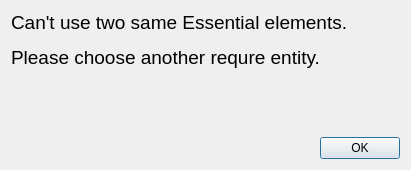
<?xml version="1.0" encoding="UTF-8"?>
<ui version="4.0">
 <class>Warning_same_value</class>
 <widget class="QDialog" name="Warning_same_value">
  <property name="geometry">
   <rect>
    <x>0</x>
    <y>0</y>
    <width>411</width>
    <height>170</height>
   </rect>
  </property>
  <property name="minimumSize">
   <size>
    <width>411</width>
    <height>170</height>
   </size>
  </property>
  <property name="maximumSize">
   <size>
    <width>411</width>
    <height>170</height>
   </size>
  </property>
  <property name="windowTitle">
   <string>Warning - Same Value</string>
  </property>
  <property name="windowIcon">
   <iconset resource="../../icons.qrc">
    <normaloff>:/icons/main.png</normaloff>:/icons/main.png</iconset>
  </property>
  <property name="sizeGripEnabled">
   <bool>false</bool>
  </property>
  <property name="modal">
   <bool>true</bool>
  </property>
  <layout class="QVBoxLayout" name="verticalLayout">
   <item>
    <widget class="QLabel" name="label">
     <property name="sizePolicy">
      <sizepolicy hsizetype="Preferred" vsizetype="Expanding">
       <horstretch>0</horstretch>
       <verstretch>0</verstretch>
      </sizepolicy>
     </property>
     <property name="text">
      <string>&lt;html&gt;&lt;head/&gt;&lt;body&gt;&lt;p&gt;&lt;span style=&quot; font-size:14pt;&quot;&gt;Can't use two same Essential elements.&lt;/span&gt;&lt;/p&gt;&lt;p&gt;&lt;span style=&quot; font-size:14pt;&quot;&gt;Please choose another requre entity.&lt;/span&gt;&lt;/p&gt;&lt;/body&gt;&lt;/html&gt;</string>
     </property>
     <property name="textFormat">
      <enum>Qt::RichText</enum>
     </property>
     <property name="alignment">
      <set>Qt::AlignLeading|Qt::AlignLeft|Qt::AlignTop</set>
     </property>
     <property name="wordWrap">
      <bool>true</bool>
     </property>
    </widget>
   </item>
   <item>
    <layout class="QHBoxLayout" name="horizontalLayout">
     <item>
      <spacer name="horizontalSpacer">
       <property name="orientation">
        <enum>Qt::Horizontal</enum>
       </property>
       <property name="sizeHint" stdset="0">
        <size>
         <width>40</width>
         <height>20</height>
        </size>
       </property>
      </spacer>
     </item>
     <item>
      <widget class="QDialogButtonBox" name="buttonBox">
       <property name="orientation">
        <enum>Qt::Horizontal</enum>
       </property>
       <property name="standardButtons">
        <set>QDialogButtonBox::Ok</set>
       </property>
      </widget>
     </item>
    </layout>
   </item>
  </layout>
 </widget>
 <resources>
  <include location="../../icons.qrc"/>
 </resources>
 <connections>
  <connection>
   <sender>buttonBox</sender>
   <signal>accepted()</signal>
   <receiver>Warning_same_value</receiver>
   <slot>accept()</slot>
   <hints>
    <hint type="sourcelabel">
     <x>248</x>
     <y>254</y>
    </hint>
    <hint type="destinationlabel">
     <x>157</x>
     <y>274</y>
    </hint>
   </hints>
  </connection>
 </connections>
</ui>
